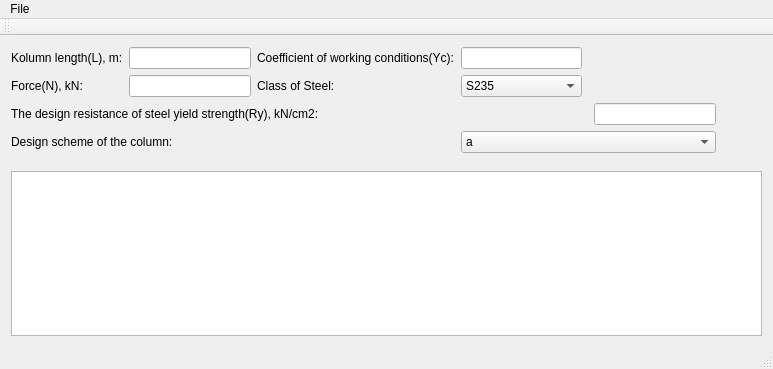
<?xml version="1.0" encoding="UTF-8"?>
<ui version="4.0">
 <class>CalculateStructures</class>
 <widget class="QMainWindow" name="CalculateStructures">
  <property name="geometry">
   <rect>
    <x>0</x>
    <y>0</y>
    <width>773</width>
    <height>369</height>
   </rect>
  </property>
  <property name="windowTitle">
   <string>CalculateStructures</string>
  </property>
  <widget class="QWidget" name="centralWidget">
   <layout class="QGridLayout" name="gridLayout_2">
    <item row="0" column="0">
     <layout class="QGridLayout" name="gridLayout">
      <item row="1" column="5" colspan="4">
       <spacer name="horizontalSpacer_8">
        <property name="orientation">
         <enum>Qt::Horizontal</enum>
        </property>
        <property name="sizeHint" stdset="0">
         <size>
          <width>40</width>
          <height>20</height>
         </size>
        </property>
       </spacer>
      </item>
      <item row="1" column="4">
       <widget class="QComboBox" name="comboBox_ClassOfSteel">
        <item>
         <property name="text">
          <string extracomment="mild steel">S235</string>
         </property>
        </item>
        <item>
         <property name="text">
          <string extracomment="Strength steel">S355</string>
         </property>
        </item>
       </widget>
      </item>
      <item row="0" column="4">
       <widget class="QLineEdit" name="lineEdit_CoefficientOfWorkingCond"/>
      </item>
      <item row="0" column="5" colspan="4">
       <spacer name="horizontalSpacer_6">
        <property name="orientation">
         <enum>Qt::Horizontal</enum>
        </property>
        <property name="sizeHint" stdset="0">
         <size>
          <width>40</width>
          <height>20</height>
         </size>
        </property>
       </spacer>
      </item>
      <item row="5" column="0" colspan="9">
       <widget class="QGraphicsView" name="graphicsView_DesignScheme"/>
      </item>
      <item row="3" column="7" colspan="2">
       <spacer name="horizontalSpacer">
        <property name="orientation">
         <enum>Qt::Horizontal</enum>
        </property>
        <property name="sizeHint" stdset="0">
         <size>
          <width>40</width>
          <height>20</height>
         </size>
        </property>
       </spacer>
      </item>
      <item row="3" column="4" colspan="3">
       <widget class="QComboBox" name="comboBox_DesignScheme">
        <item>
         <property name="text">
          <string>a</string>
         </property>
        </item>
        <item>
         <property name="text">
          <string>b</string>
         </property>
        </item>
        <item>
         <property name="text">
          <string>c</string>
         </property>
        </item>
        <item>
         <property name="text">
          <string>d</string>
         </property>
        </item>
       </widget>
      </item>
      <item row="3" column="0" colspan="4">
       <widget class="QLabel" name="label">
        <property name="text">
         <string>Design scheme of the column:</string>
        </property>
       </widget>
      </item>
      <item row="1" column="3">
       <widget class="QLabel" name="labelClassOfSteel">
        <property name="text">
         <string>Class of Steel:</string>
        </property>
       </widget>
      </item>
      <item row="0" column="0" colspan="2">
       <widget class="QLabel" name="labelKolumnLength">
        <property name="text">
         <string>Kolumn length(L), m:</string>
        </property>
       </widget>
      </item>
      <item row="1" column="0" colspan="2">
       <widget class="QLabel" name="labelForce">
        <property name="text">
         <string>Force(N), kN:</string>
        </property>
       </widget>
      </item>
      <item row="1" column="2">
       <widget class="QLineEdit" name="lineEdit_Force"/>
      </item>
      <item row="0" column="3">
       <widget class="QLabel" name="labelCoeffOfWorkConditions">
        <property name="text">
         <string>Coefficient of working conditions(Yc):</string>
        </property>
       </widget>
      </item>
      <item row="0" column="2">
       <widget class="QLineEdit" name="lineEdit_KolumnLength"/>
      </item>
      <item row="4" column="0" colspan="9">
       <spacer name="verticalSpacer">
        <property name="orientation">
         <enum>Qt::Vertical</enum>
        </property>
        <property name="sizeHint" stdset="0">
         <size>
          <width>20</width>
          <height>40</height>
         </size>
        </property>
       </spacer>
      </item>
      <item row="2" column="6">
       <widget class="QLineEdit" name="lineEdit_DesignResistOfSteel"/>
      </item>
      <item row="2" column="7" colspan="2">
       <spacer name="horizontalSpacer_2">
        <property name="orientation">
         <enum>Qt::Horizontal</enum>
        </property>
        <property name="sizeHint" stdset="0">
         <size>
          <width>40</width>
          <height>20</height>
         </size>
        </property>
       </spacer>
      </item>
      <item row="2" column="0" colspan="6">
       <widget class="QLabel" name="labelDesignResistanceOfSteel">
        <property name="text">
         <string>The design resistance of steel yield strength(Ry), kN/cm2:</string>
        </property>
       </widget>
      </item>
     </layout>
    </item>
   </layout>
  </widget>
  <widget class="QMenuBar" name="menuBar">
   <property name="geometry">
    <rect>
     <x>0</x>
     <y>0</y>
     <width>773</width>
     <height>21</height>
    </rect>
   </property>
   <widget class="QMenu" name="menuNew_task">
    <property name="title">
     <string>File</string>
    </property>
    <addaction name="actionNew_task"/>
   </widget>
   <addaction name="menuNew_task"/>
  </widget>
  <widget class="QToolBar" name="mainToolBar">
   <attribute name="toolBarArea">
    <enum>TopToolBarArea</enum>
   </attribute>
   <attribute name="toolBarBreak">
    <bool>true</bool>
   </attribute>
  </widget>
  <widget class="QStatusBar" name="statusBar"/>
  <action name="actionNew_task">
   <property name="text">
    <string>New task</string>
   </property>
   <property name="shortcut">
    <string>Ctrl+N</string>
   </property>
  </action>
 </widget>
 <layoutdefault spacing="6" margin="11"/>
 <resources/>
 <connections/>
</ui>
